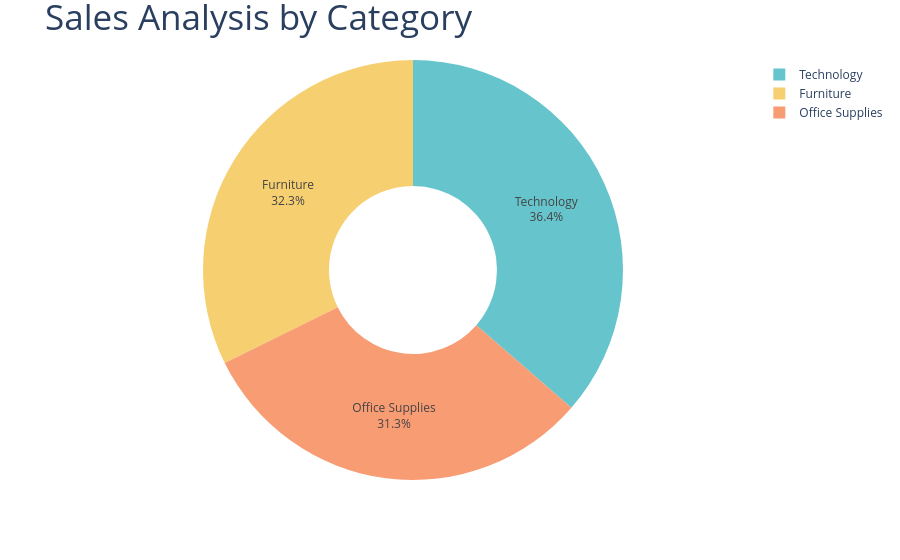

Notebook source saved alongside this figure:
### Code cell
fig = px.pie(sales_by_category, 
            values='Sales', 
            names='Category', 
            hole =0.4,
            color_discrete_sequence=px.colors.qualitative.Pastel) 

fig.update_traces(textposition='inside',textinfo='percent+label')
fig.update_layout(title_text='Sales Analysis by Category', title_font=dict(size=35))

fig.show()

### Figure 1 — Plotly figure (JSON) as saved in the notebook; plotly's stock layout.template omitted (floating-point values rounded to 4 significant figures)
{"data": [{"domain": {"x": [0, 1], "y": [0, 1]}, "hole": 0.4, "hovertemplate": "Category=%{label}<br>Sales=%{value}<extra></extra>", "labels": ["Furniture", "Office Supplies", "Technology"], "legendgroup": "", "name": "", "showlegend": true, "textinfo": "percent+label", "textposition": "inside", "type": "pie", "values": [742000.0, 719000.0, 836200.0]}], "layout": {"legend": {"tracegroupgap": 0}, "margin": {"t": 60}, "piecolorway": ["rgb(102, 197, 204)", "rgb(246, 207, 113)", "rgb(248, 156, 116)", "rgb(220, 176, 242)", "rgb(135, 197, 95)", "rgb(158, 185, 243)", "rgb(254, 136, 177)", "rgb(201, 219, 116)", "rgb(139, 224, 164)", "rgb(180, 151, 231)", "rgb(179, 179, 179)"], "title": {"font": {"size": 35}, "text": "Sales Analysis by Category"}}}
